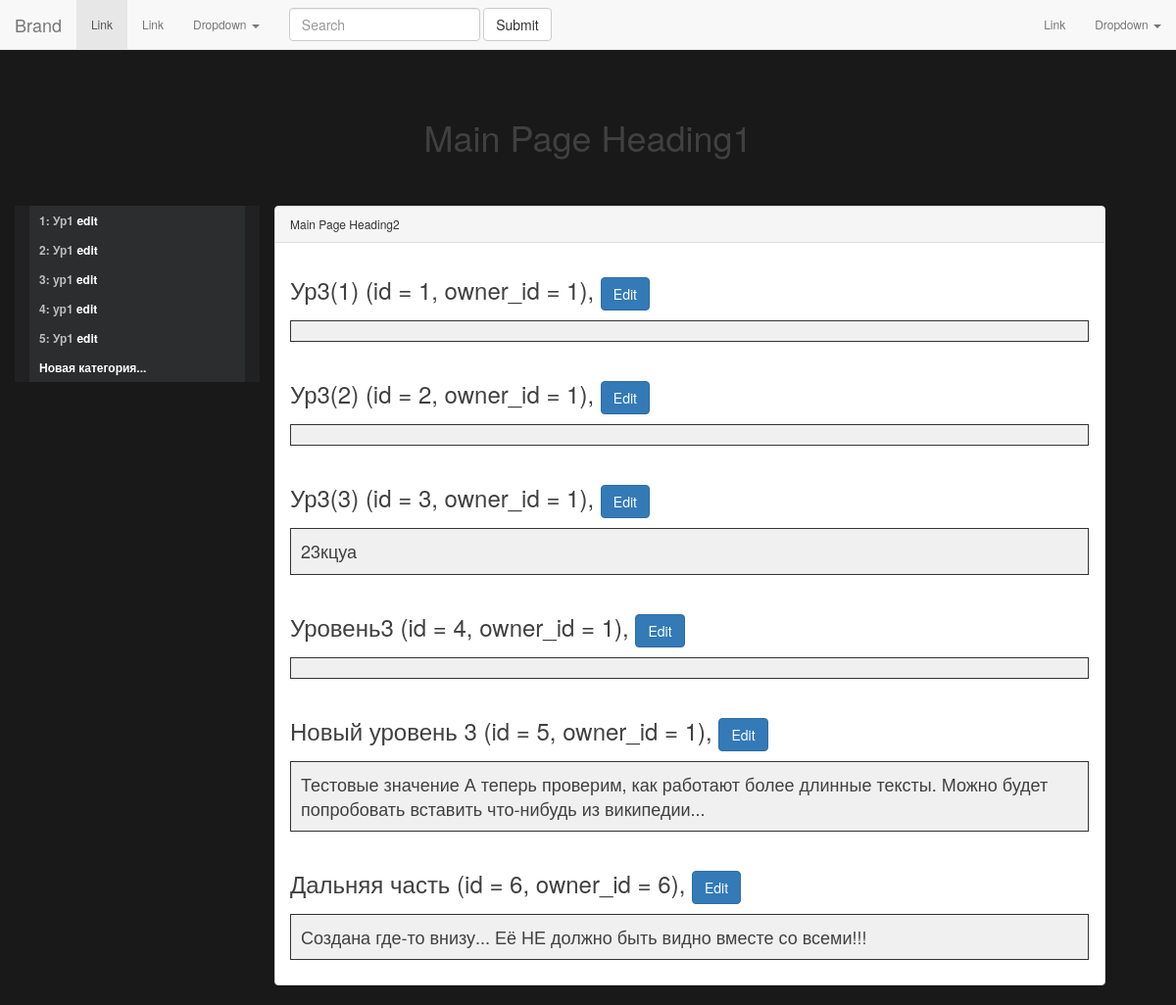
Before: / with the older database file.
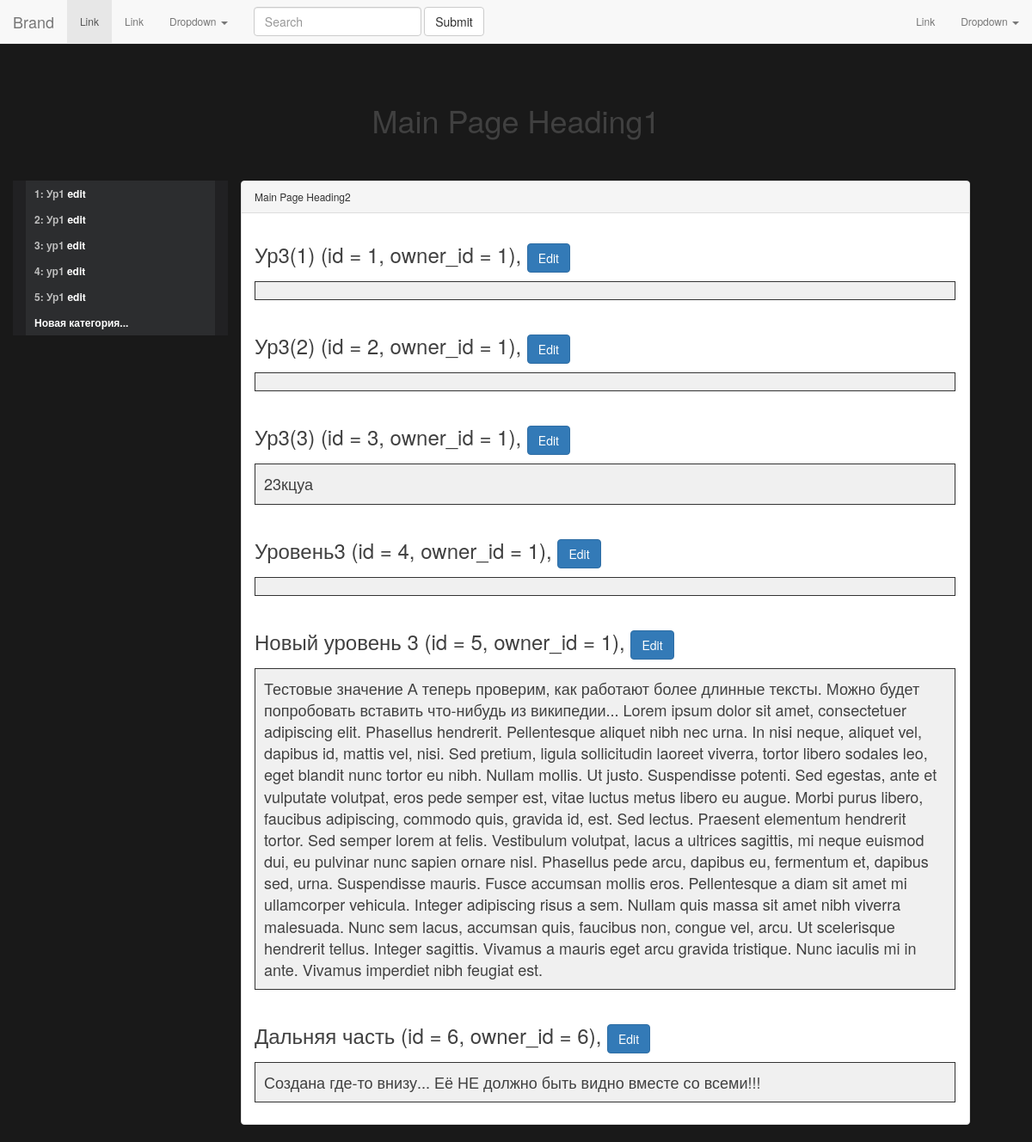
After: the same page with the newer database file.
### models.py (models this page shows)
class BaseModel(Model):
    class Meta:
        database = conn  # соединение с базой, из шаблона выше

class Level3(BaseModel):
    alias = TextField(column_name='alias')
    key = TextField(column_name='Name', null=True)
    description = TextField(column_name='description')
    is_active = BooleanField(column_name='is_active', null=True)
    owner_id = ForeignKeyField(Level2, related_name='Level3', on_delete='cascade', on_update='cascade')
    class Meta:
        table_name = 'Level3'

class Level2(BaseModel):
    alias = TextField(column_name='alias')
    key = TextField(column_name='Name', null=True)
    description = TextField(column_name='description')
    is_active = BooleanField(column_name='is_active', null=True)
    owner_id = ForeignKeyField(Level1, related_name='Level2', on_delete='cascade', on_update='cascade')
    class Meta:
        table_name = 'Level2'

### app.py (the view)
@app.route('/')
def index():
    level1 = Level1.select()
    level2 = Level2.select()
    level3 = Level3.select()
    return render_template('index.html',level1=level1,level2=level2,level3=level3,Level1=Level1, Level2=Level2, Level3=Level3)

### templates/index.html (shortened to what this page needs)
{% extends 'init.html' %}
{% block mainHeading %} Main Page Heading1 {% endblock %}
{% block Heading %} Main Page Heading2 {% endblock %}
{% block content %}
    {% for lvl3 in Level3.select()%}
        <section id="{{ lvl3['alias'] }}">
            <h3>{{ lvl3['alias'] }} (id = {{ lvl3['id'] }}, owner_id = {{ lvl3['owner_id'] }}), <a class="btn btn-primary" href="{{lvl3['id']}}/edit3" role="button">Edit</a></h3>
            <p class="word">{{ lvl3['description'] }}</p>
        </section>
    {% endfor %}
{% endblock %}

Changed rows visible on the page:
changed Level3 "Новый уровень 3": description "Тестовые значение А теперь проверим, как работают более длинные тексты. Можно будет попробовать вставить что-нибудь из википедии..." → "…вставить что-нибудь из википедии... Lorem ipsum dolor sit amet, consectetuer adipiscing elit. Phasellus hendrerit. Pellentesque aliquet nibh nec urna. In nisi neque, aliquet vel, dapibus id, mattis vel, nisi. Sed pretium, ligula sollicitudin laoreet viverra, tortor libero sodales leo, eget blandit nunc tortor eu nibh. Nullam mollis. Ut justo. Suspendisse potenti. Sed egestas, ante et vulputate volutpat, eros pede semper est, vitae luctus metus libero eu augue. Morbi purus libero, faucibus adipiscing, commodo quis, gravida id, est. Sed lectus. Praesent elementum hendrerit tortor. Sed semper lorem at felis. Vestibulum volutpat, lacus a ultrices sagittis, mi neque euismod dui, eu pulvinar…"
